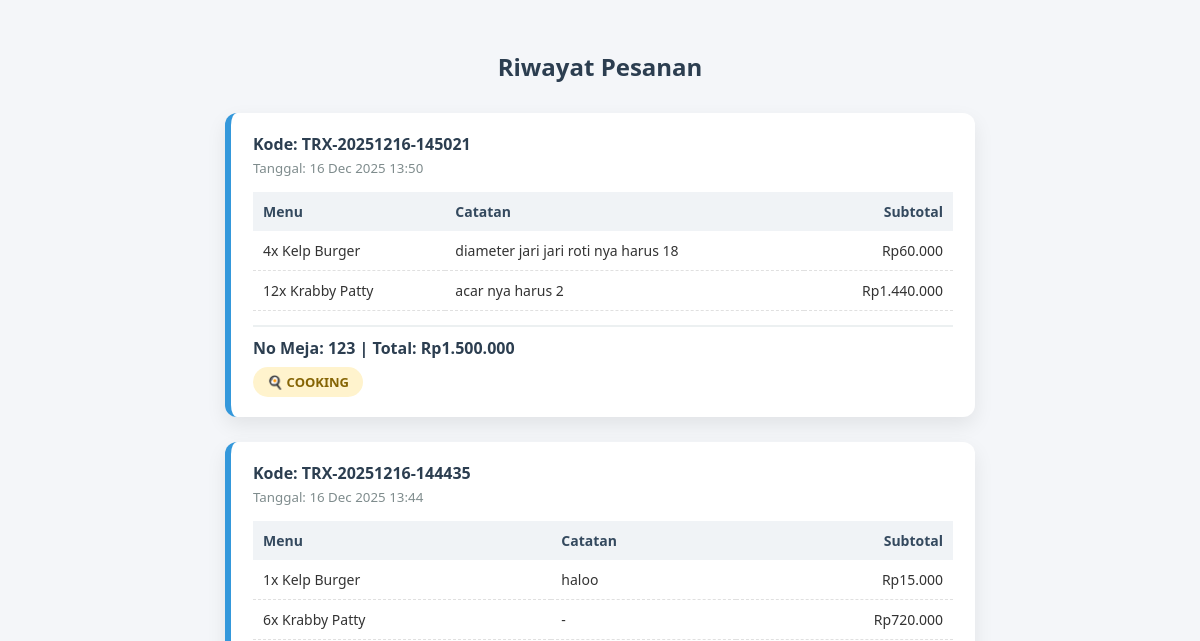
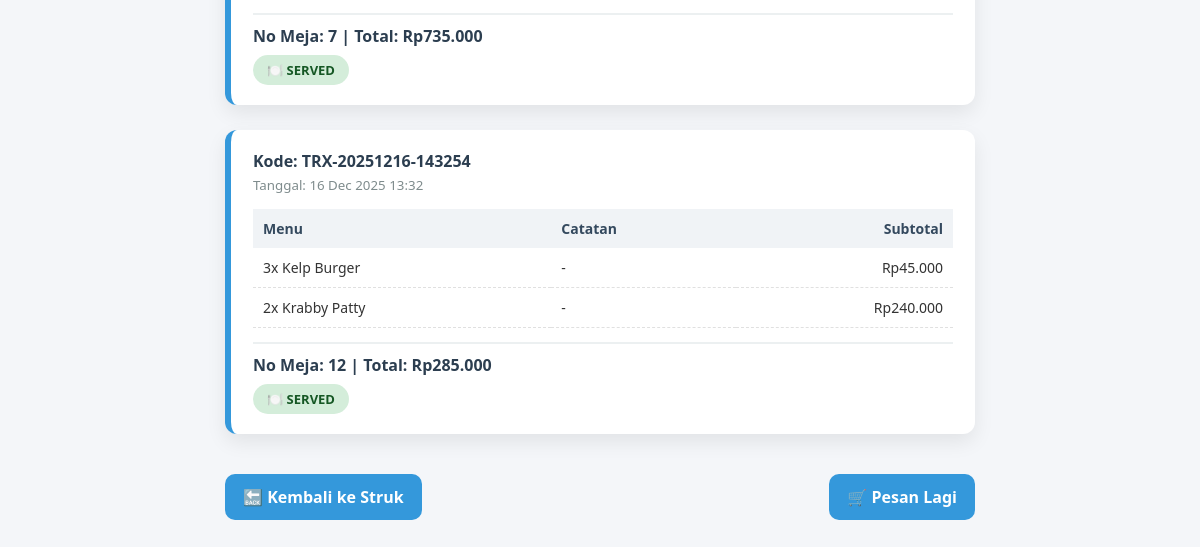
The app's page /history.php (signed in), older data (2 pictures, top to bottom).
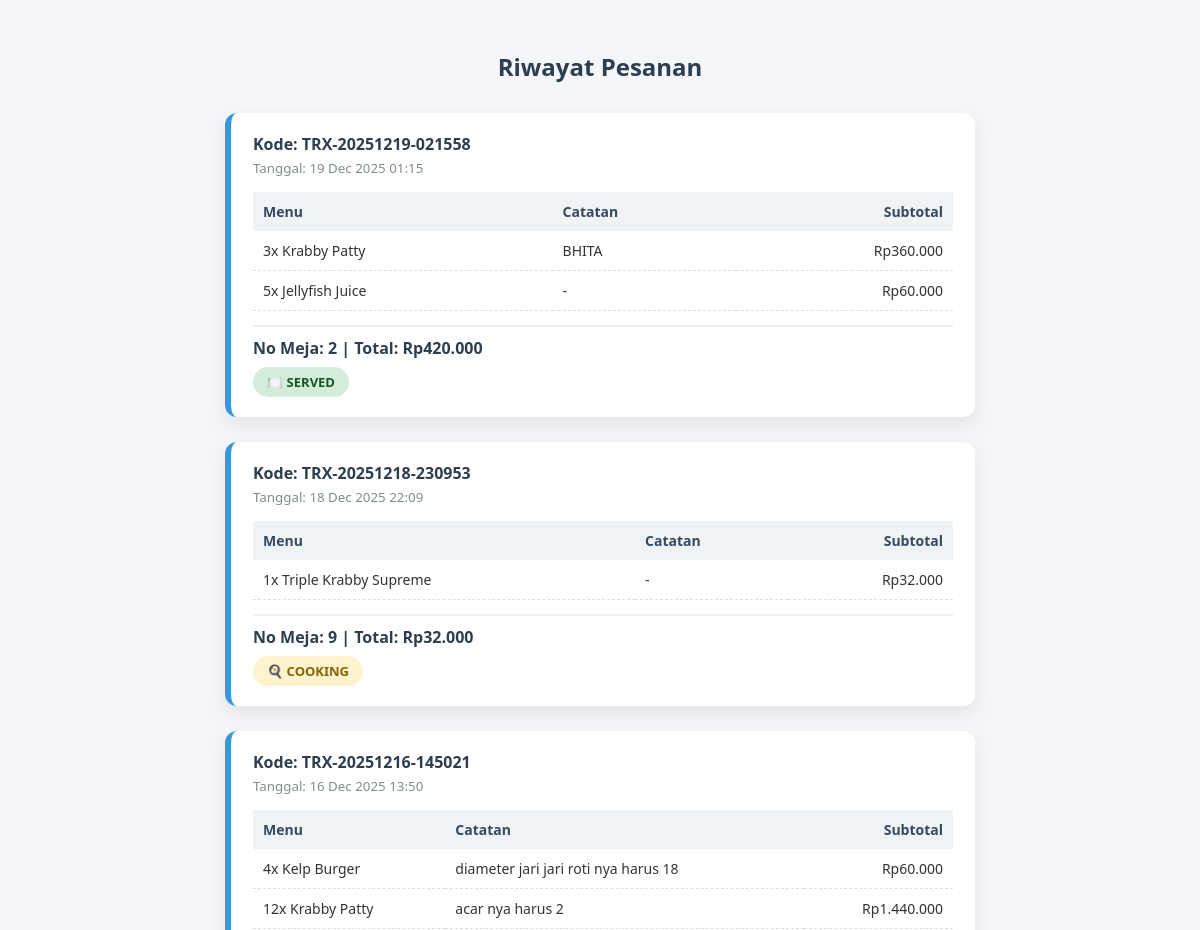
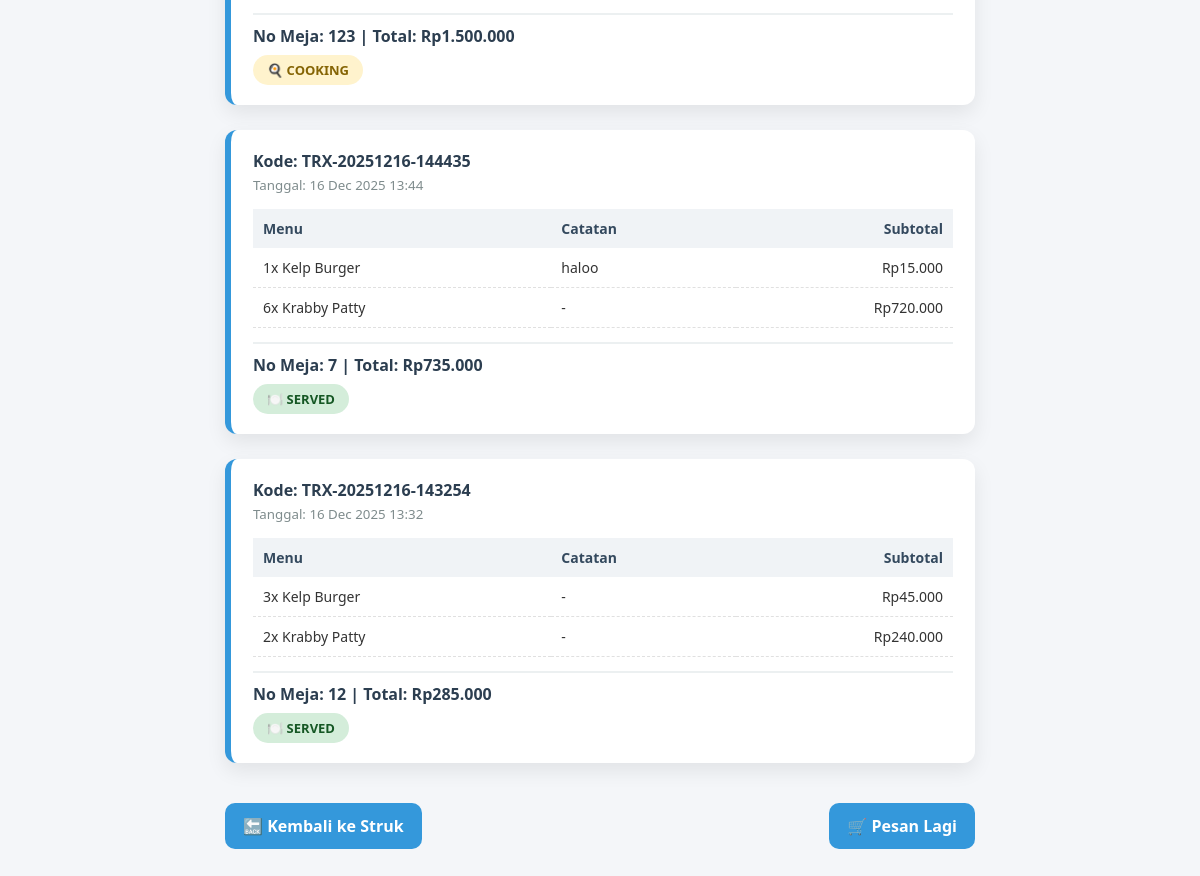
The same page, newer data (2 pictures, top to bottom).
### tables this page shows
CREATE TABLE `kelola_pesanan` (
  `id_pesanan` int(11) NOT NULL,
  `id_transaksi` int(11) NOT NULL,
  `no_meja` int(11) NOT NULL,
  `item` text NOT NULL,
  `waktu` timestamp NOT NULL DEFAULT current_timestamp(),
  `status` enum('PENDING','COOKING','READY','SERVED') NOT NULL DEFAULT 'PENDING'
);

CREATE TABLE `transaksi` (
  `id_transaksi` int(11) NOT NULL,
  `id_akun` int(11) NOT NULL,
  `username` varchar(50) NOT NULL,
  `kode_transaksi` varchar(30) NOT NULL,
  `total_belanja` decimal(10,2) NOT NULL DEFAULT 0.00,
  `status_transaksi` enum('PENDING','SELESAI','BATAL') NOT NULL DEFAULT 'PENDING',
  `created_at` timestamp NOT NULL DEFAULT current_timestamp()
);

CREATE TABLE `detail_transaksi` (
  `id_detail` int(11) NOT NULL,
  `id_transaksi` int(11) NOT NULL,
  `id_menu` int(11) NOT NULL,
  `no_meja` int(11) DEFAULT NULL,
  `jumlah` int(11) NOT NULL,
  `catatan` text DEFAULT NULL,
  `harga_satuan` decimal(10,2) NOT NULL,
  `subtotal` decimal(10,2) NOT NULL
);

CREATE TABLE `menu` (
  `id_menu` int(11) NOT NULL,
  `nama_menu` varchar(100) NOT NULL,
  `tipe` enum('MAIN_COURSE','APPETIZER','DRINK','DESSERT') NOT NULL,
  `harga_menu` decimal(10,2) NOT NULL,
  `jumlah_stock` int(11) NOT NULL DEFAULT 0,
  `is_aktif` tinyint(1) NOT NULL DEFAULT 1,
  `created_at` timestamp NOT NULL DEFAULT current_timestamp(),
  `gambar` varchar(255) DEFAULT NULL
);

### history.php (the view, shortened to what this page needs)
<?php
require 'koneksi.php';
$id_akun = $_SESSION['id_akun'];
$sql = "
  SELECT
    t.id_transaksi,
    t.kode_transaksi,
    t.total_belanja,
    t.username,
    t.created_at,
    kp.no_meja,
    kp.status
  FROM transaksi t
  JOIN kelola_pesanan kp ON t.id_transaksi = kp.id_transaksi
  WHERE t.id_akun = ?
  ORDER BY t.id_transaksi DESC
";
$stmt = mysqli_prepare($conn, $sql);
mysqli_stmt_bind_param($stmt, "i", $id_akun);
mysqli_stmt_execute($stmt);
$res = mysqli_stmt_get_result($stmt);
?>
<!DOCTYPE html>
<html lang="id">
<head>
  <link rel="stylesheet" href="history.css">
</head>
<body>
<h2>Riwayat Pesanan</h2>
<?php while ($trx = mysqli_fetch_assoc($res)): ?>
  <?php
    $statusRaw   = trim($trx['status']);
    $statusClass = strtolower($statusRaw);
  ?>
  <div class="struk">
    <div class="title">
      Kode: <?= htmlspecialchars($trx['kode_transaksi']) ?>
      <br>
      <small>
        Tanggal: <?= date('d M Y H:i', strtotime($trx['created_at'])) ?>
      </small>
    </div>
    <table>
      <tr>
        <th>Menu</th>
        <th>Catatan</th>
        <th>Subtotal</th>
      </tr>
      <?php
      $q = "
        SELECT dt.jumlah, m.nama_menu, dt.catatan, dt.subtotal
        FROM detail_transaksi dt
        JOIN menu m ON dt.id_menu = m.id_menu
        WHERE dt.id_transaksi = ?
      ";
      $stmtDtl = mysqli_prepare($conn, $q);
      mysqli_stmt_bind_param($stmtDtl, "i", $trx['id_transaksi']);
      mysqli_stmt_execute($stmtDtl);
      $resDtl = mysqli_stmt_get_result($stmtDtl);
      while ($item = mysqli_fetch_assoc($resDtl)):
      ?>
        <tr>
          <td><?= $item['jumlah'] ?>x <?= htmlspecialchars($item['nama_menu']) ?></td>
          <td><?= $item['catatan'] ? htmlspecialchars($item['catatan']) : '-' ?></td>
          <td>Rp<?= number_format($item['subtotal'], 0, ',', '.') ?></td>
        </tr>
      <?php endwhile; ?>
    </table>
    <div class="total-row">
      No Meja: <?= $trx['no_meja'] ?> |
      Total: Rp<?= number_format($trx['total_belanja'], 0, ',', '.') ?>
    </div>
    <div class="status <?= $statusClass ?>">
      <?php if ($statusClass === 'cooking'): ?>🍳<?php endif; ?>
      <?php if ($statusClass === 'served'): ?>🍽️<?php endif; ?>
      <?= strtoupper($statusRaw) ?>
    </div>
  </div>
<?php endwhile; ?>
<div class="buttons">
  <a href="wait.php">🔙 Kembali ke Struk</a>
  <a href="customer_menu.php">🛒 Pesan Lagi</a>
</div>
</body>
</html>

### history.css (style rules this page uses)
* { box-sizing: border-box; font-family: 'Segoe UI', Tahoma, Geneva, Verdana, sans-serif; }
body { background: #f4f6f9; margin: 0; padding: 30px; color: #333; }
h2 { text-align: center; margin-bottom: 30px; color: #2c3e50; }
.struk { background: #ffffff; max-width: 750px; margin: 0 auto 25px; padding: 20px 22px; border-radius: 12px; box-shadow: 0 8px 20px rgba(0, 0, 0, 0.08); border-left: 6px solid #3498db; transition: transform 0.2s ease, box-shadow 0.2s ease; }
.struk .title { font-weight: 600; margin-bottom: 15px; color: #2c3e50; }
.struk .title small { display: block; margin-top: 4px; color: #7f8c8d; font-weight: normal; }
.struk table { width: 100%; border-collapse: collapse; margin-top: 10px; }
.struk th { text-align: left; background: #f0f3f6; padding: 10px; font-size: 14px; color: #34495e; }
.struk td { padding: 10px; border-bottom: 1px dashed #e0e0e0; font-size: 14px; }
.struk td:last-child, .struk th:last-child { text-align: right; }
.total-row { margin-top: 14px; padding-top: 10px; border-top: 2px solid #ecf0f1; font-weight: bold; color: #2c3e50; }
.status { margin-top: 8px; font-weight: bold; display: inline-block; padding: 6px 14px; border-radius: 20px; font-size: 13px; text-transform: uppercase; }
.status.cooking { background: #fff3cd; color: #856404; }
.status.served { background: #d4edda; color: #155724; }
.buttons { max-width: 750px; margin: 40px auto 0; display: flex; justify-content: space-between; }
.buttons a { text-decoration: none; padding: 12px 18px; border-radius: 10px; font-weight: 600; background: #3498db; color: #fff; transition: background 0.2s ease, transform 0.2s ease; }

Row changes from the older to the newer data that the page shows:
added kelola_pesanan: id_transaksi.kode_transaksi "TRX-20251219-021558", id_transaksi.created_at "19 Dec 2025 01:15", no_meja "2", id_transaksi.total_belanja "420.000", status "SERVED"
added detail_transaksi: jumlah "3", id_menu.nama_menu "Krabby Patty", catatan "BHITA", subtotal "360.000", shown under "TRX-20251219-021558"
added detail_transaksi: jumlah "5", id_menu.nama_menu "Jellyfish Juice", subtotal "60.000", shown under "TRX-20251219-021558"
added kelola_pesanan: id_transaksi.kode_transaksi "TRX-20251218-230953", id_transaksi.created_at "18 Dec 2025 22:09", no_meja "9", id_transaksi.total_belanja "32.000", status "COOKING"
added detail_transaksi: jumlah "1", id_menu.nama_menu "Triple Krabby Supreme", subtotal "32.000", shown under "TRX-20251218-230953"
